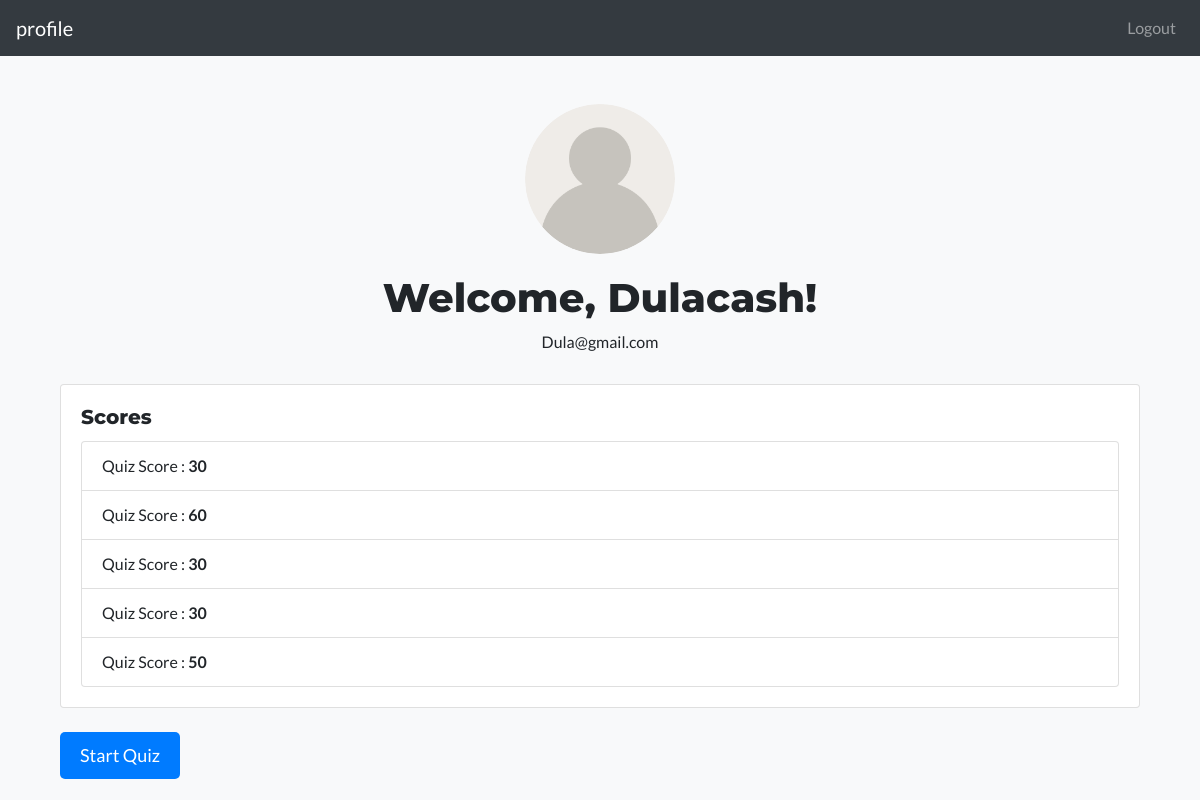
Screenshot of /profile (signed in) with the database file from the repository.
### app/models.py (models this page shows, shortened)
class User(db.Model, UserMixin):
    __tablename__ = 'user'
    id = db.Column(db.Integer, primary_key = True)
    username = db.Column(db.String(150), unique=True, nullable=False)
    email = db.Column(db.String(150), unique=True, nullable=False)
    password_hash = db.Column(db.String(150), nullable=False)
    is_admin = db.Column(db.Integer, default = 0, nullable=False)
    scores = db.relationship('Score', backref='user', lazy=True)

class Score(db.Model):
    id = db.Column(db.Integer, primary_key=True)
    score = db.Column(db.Integer, nullable=False)
    user_id = db.Column(db.Integer, db.ForeignKey('user.id'), nullable=False)

### app/auth.py (the view)
@bp.route("/profile")
@login_required
def profile():
    if g.user:
        score = request.args.get('score')
        g.score = score
        return render_template("profile.html", user = g.user)

### app/__init__.py (called while the page is built)
def create_app():
    app = Flask(__name__)
    app.config.from_object('config.Config')
    db.init_app(app)
    login_manager.init_app(app)
    @login_manager.user_loader
    def load_user(user_id):
        from app.models import User
        return User.query.get(int(user_id))
    login_manager.login_view = 'auth.login'
    with app.app_context():
        from . import models
        from app import auth, route
        app.register_blueprint(auth.bp)
        app.register_blueprint(route.bp)
        @app.before_request
        def before_request():
            from app.models import User
            g.user = None
            if 'user_id' in session:
                user = User.query.filter_by(id = session['user_id']).first()
                g.user = user
    return app

### app/auth.py (called while the page is built)
@bp.before_request
def before_request():
    g.user = None
    if 'user_id' in session:
        user = User.query.filter_by(id = session['user_id']).first()
        g.user = user

### app/templates/profile.html
{% extends 'base.html' %}
{% block content %}
<div class="container mt-5">
    <div class="profile-header">
        <img src="../static/img/USer.png" alt="User profile picture">
        <h1>Welcome, {{ user.username }}!</h1>
        <p>{{ user.email }}</p>
    </div>
    <div class="row">
        <div class="col-md-12">
            <div class="card">
                <div class="card-body">
                    <h5 class="card-title">Scores</h5>
                    <ul class="list-group">
                        {% for score in user.scores %}
                        <li class="list-group-item">
                            Quiz Score :  <b> {{ score.score }} </b>
                        </li>
                        {% else %}
                        <li class="list-group-item">
                            No scores available.
                        </li>
                        {% endfor %}
                    </ul>
                </div>
            </div>
        </div>
    </div>
    <div class="row mt-4">
        <div class="col-md-12">
            <a href="{{ url_for('route.instruction')}}" class="btn btn-start-quiz">Start Quiz</a>
        </div>
    </div>
</div>
{% endblock %}

### app/templates/base.html (style rules this page uses)
body { font-family: 'Lato', sans-serif; background-color: #f8f9fa; }
h1, h2, h3, h4, h5, h6 { font-family: 'Montserrat', sans-serif; font-weight: 800; }
.profile-header { text-align: center; margin-bottom: 30px; }
.profile-header img { width: 150px; height: 150px; border-radius: 50%; margin-bottom: 20px; }
.btn-start-quiz { display: inline-block; padding: 10px 20px; font-size: 18px; color: #fff; background-color: #007bff; border: none; border-radius: 5px; transition: background-color 0.3s ease-in-out; }

### rows the page displays
User: username "Dulacash", email "Dula@gmail.com"
Score: score "30"
Score: score "60"
Score: score "30"
Score: score "30"
Score: score "50"
